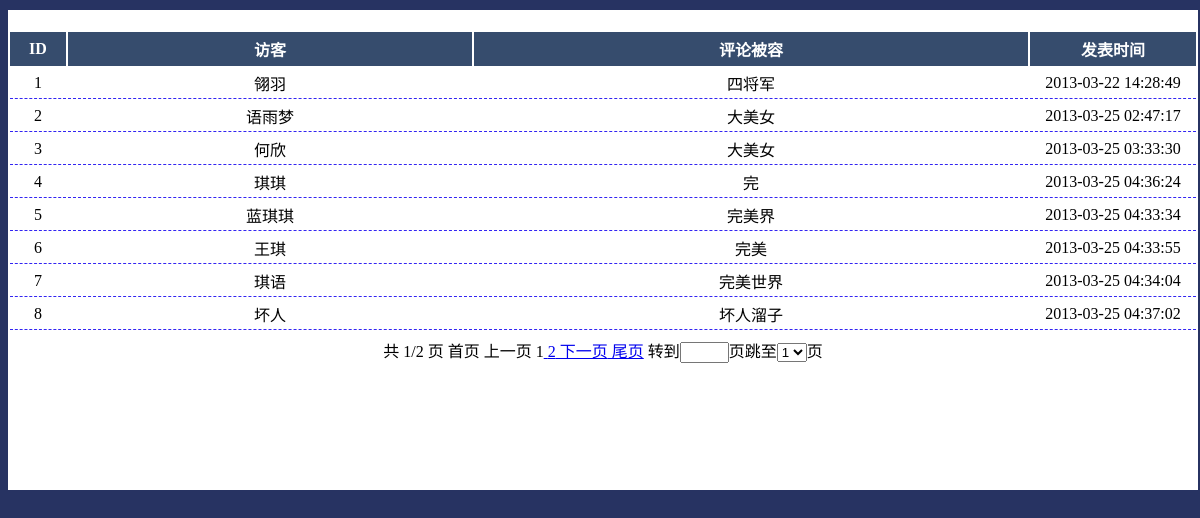
The app's page /admin/content/bbs/scan.php (signed in) with its own data.
### tables this page shows
CREATE TABLE `tb_bbs` (
  `id` int(8) NOT NULL AUTO_INCREMENT,
  `pid` int(8) DEFAULT NULL COMMENT '人物的ID',
  `visitor` varchar(30) DEFAULT NULL COMMENT '访客',
  `info` varchar(300) DEFAULT NULL COMMENT '评论类容',
  `time` datetime DEFAULT NULL COMMENT '评论时间',
  `show` int(3) DEFAULT '1' COMMENT '显(1)，隐(0) ',
  PRIMARY KEY (`id`)
);

### admin/content/bbs/scan.php (the view, shortened to what this page needs)
<!DOCTYPE html>
<html>
    <head>
        <link type="text/css" rel="stylesheet" href="../css/public.css">
    </head>
    <body class="mainbg">
        <div  class="ustop">
            <?php
            include_once '../../conn/conn.php';
            include_once '../../conn/page.class.php';
            $pageSize = 8;
            $total = $mysqli->affected_rows;
            pageft($total, $pageSize, 1, 1, 1, 9, 20, 1);
            $sql = "select * from  tb_bbs order by id limit $firstcount,$pageSize";
            $result = $mysqli->query($sql);
            ?>
            <table class="pubtab">
                <tr>
                    <th class="pubth" style="padding: 5px;">ID</th>
                    <th class="pubth" style="padding: 5px;">访客</th>
                    <th class="pubth" style="padding: 5px;">评论被容</th>
                    <th class="pubth" style="padding: 5px;">发表时间</th>
                </tr>
                <?php while ($row = $result->fetch_assoc()) { ?>
                    <tr>
                        <td class="pubtd" style="padding: 3px;width: 50px;"><?= $row['id']; ?></td>
                        <td class="pubtd" style="padding: 3px;"><?= $row['visitor']; ?></td>
                        <td class="pubtd" style="padding: 3px;"><?= $row['info']; ?></td>
                        <td class="pubtd" style="padding: 3px;width: 160px;"><?= $row['time']; ?></td>
                    </tr>
                    <?php
                }
                ?>
            </table>
            <center style="padding: 6px;">
                <?php echo $pagenav; ?>
            </center>
        </div>
    </body>
</html>

### admin/conn/page.class.php (shortened to what this page needs)
<?php
@$page = ceil ( $_GET ['page'] );
if (! function_exists ( 'pageft' )) {
	function pageft($totle, $displaypg =10, $shownum = 0, $showtext = 0, $showselect = 0, $showlvtao = 7, $showselects = 20, $showjump = 0, $url = '') {
		global $page, $firstcount, $pagenav, $_SERVER;
		if (! $page || $page < 0)
			$page = 1;
		if (! $url) {
			$url = $_SERVER ["REQUEST_URI"];
		}
		$parse_url = parse_url ( $url );
		$url_query = @$parse_url ["query"];
		if ($url_query) {
			$url_query = @ eregi_replace ( "(^|&)page=$page", "", $url_query );
			$url = str_replace ( $parse_url ["query"], $url_query, $url );
			if ($url_query)
				$url .= "&page";
			else
				$url .= "page";
		} else {
			$url = "?page";
		}
		$lastpg = ceil ( $totle / $displaypg );
		$page = min ( $lastpg, $page );
		$prepg = $page - 1;
		$nextpg = ($page == $lastpg ? 0 : $page + 1);
		$firstcount = ($page - 1) * $displaypg;
		if ($showtext == 1) {
			$pagenav = "<span class='disabled'>" . " 共</span><span class='disabled'> $page/$lastpg 页</span>";
		} else {
			$pagenav = "";
		}
		if ($prepg)
			$pagenav .= "<a href='$url=1'>&nbsp;首页</a>";
		else
			$pagenav .= '<span class="disabled">&nbsp;首页</span>';
		if ($prepg)
			$pagenav .= "<a href='$url=$prepg'>&nbsp;上一页</a>";
		else
			$pagenav .= '<span class="disabled">&nbsp;上一页</span>';
		if ($shownum == 1) {
			$n = $lastpg;
			if ($page == 1) {
				$pagenav .= '<span class="current">&nbsp;1</span>';
			} else {
				$pagenav .= "<a href='$url=1'>&nbsp;1</a>";
			}
			if ($page == $n && $n != 1) {
				$pagenav .= '<span class="current">&nbsp;' . $n . '</span>';
			} else {
				$pagenav .= "<a href='$url=$n'>&nbsp;$n</a>";
			}
		}
		if ($nextpg)
			$pagenav .= "<a href='$url=$nextpg'>&nbsp;下一页</a>";
		else
			$pagenav .= '<span class="disabled">&nbsp;下一页</span>';
		if ($nextpg)
			$pagenav .= "<a href='$url=$lastpg'>&nbsp;尾页</a>";
		else
			$pagenav .= '<span class="disabled">&nbsp;尾页</span>';
		if ($showjump == 1) {
			$pagenav .= "&nbsp;转到<input type='text' size='3' title='请输入要跳转到的页数并回车' onkeyup=\"this.value=this.value.replace(/\D/g,'')\" onafterpaste=\"this.value=this.value.replace(/\D/g,'')
\" onkeydown=\"javascript:if(event.charCode==13||event.keyCode==13){if(!isNaN(this.value)){document.location.href='$url='+this.value+'';}return false;}\"/>页";
		}
		if ($showselect == 1) {
			$pagenav .= "跳至<select name='topage' size='1' onchange='window.location=\"$url=\"+this.value'>\n";
			$lvtao = $page - $showselects / 2;
			if ($lvtao <= 0) {
				$lvtaos = 1;
			} else {
				$lvtaos = $lvtao;
			}
			$lvtaoe = $page + $showselects / 2;
			if ($page < $showselects / 2 && $showselects <= $lastpg) {
				$lvtaoe = $showselects;
			} elseif ($lvtaoe >= $lastpg) {
				$lvtaoe = $lastpg;
			}
			for($i = $lvtaos; $i <= $lvtaoe; $i ++) {
				if ($i == $page)
					$pagenav .= "<option value='$i' selected>$i</option>\n";
				else
					$pagenav .= "<option value='$i'>$i</option>\n";
			}
			$pagenav .= "</select>页";
		}
	}
}
?>

### admin/content/css/public.css (style rules this page uses)
.mainbg { background-color: #273362; width: 100%; }
.ustop { margin-top: 10px; background-color: #FFF; min-height: 460px; padding-top:20px; margin-right: 10px; }
.pubtab { width: 100%; }
.pubth { text-align: center; background-color: #364C6D;; color: #fff; padding: 5px; }
.pubtd { border-bottom: 1px #3325f2 dashed; text-align: center; padding: 3px; }

### records on screen
tb_bbs: id "1", visitor "翎羽", info "四将军", time "2013-03-22 14:28:49"
tb_bbs: id "2", visitor "语雨梦", info "大美女", time "2013-03-25 02:47:17"
tb_bbs: id "3", visitor "何欣", info "大美女", time "2013-03-25 03:33:30"
tb_bbs: id "4", visitor "琪琪", info "完", time "2013-03-25 04:36:24"
tb_bbs: id "5", visitor "蓝琪琪", info "完美界", time "2013-03-25 04:33:34"
tb_bbs: id "6", visitor "王琪", info "完美", time "2013-03-25 04:33:55"
tb_bbs: id "7", visitor "琪语", info "完美世界", time "2013-03-25 04:34:04"
tb_bbs: id "8", visitor "坏人", info "坏人溜子", time "2013-03-25 04:37:02"

### other values on screen
$page "1"
$lastpg "2"
$n "2"
form field topage "1"
